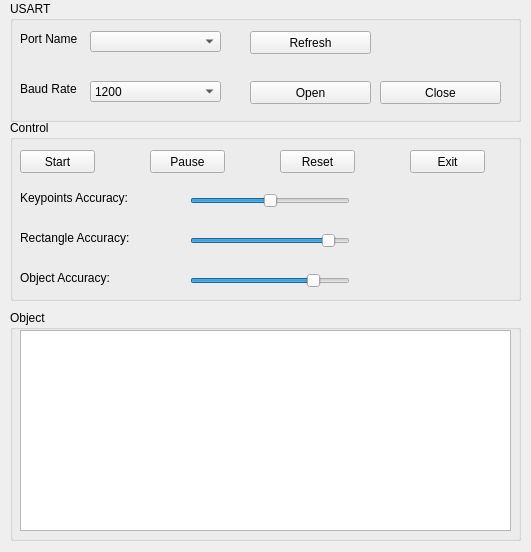
<?xml version="1.0" encoding="UTF-8"?>
<ui version="4.0">
 <class>Form</class>
 <widget class="QWidget" name="Form">
  <property name="geometry">
   <rect>
    <x>0</x>
    <y>0</y>
    <width>531</width>
    <height>552</height>
   </rect>
  </property>
  <property name="windowTitle">
   <string>Object tracking for mobile robot</string>
  </property>
  <widget class="QGroupBox" name="groupBox">
   <property name="geometry">
    <rect>
     <x>10</x>
     <y>310</y>
     <width>511</width>
     <height>231</height>
    </rect>
   </property>
   <property name="title">
    <string>Object</string>
   </property>
   <widget class="QLabel" name="display_angle">
    <property name="geometry">
     <rect>
      <x>108</x>
      <y>74</y>
      <width>47</width>
      <height>16</height>
     </rect>
    </property>
    <property name="text">
     <string/>
    </property>
   </widget>
   <widget class="QLabel" name="display_distance">
    <property name="geometry">
     <rect>
      <x>108</x>
      <y>23</y>
      <width>47</width>
      <height>16</height>
     </rect>
    </property>
    <property name="text">
     <string/>
    </property>
   </widget>
   <widget class="QTextEdit" name="sent_box">
    <property name="geometry">
     <rect>
      <x>10</x>
      <y>20</y>
      <width>491</width>
      <height>201</height>
     </rect>
    </property>
   </widget>
  </widget>
  <widget class="QGroupBox" name="groupBox_2">
   <property name="geometry">
    <rect>
     <x>10</x>
     <y>120</y>
     <width>511</width>
     <height>181</height>
    </rect>
   </property>
   <property name="title">
    <string>Control</string>
   </property>
   <widget class="QPushButton" name="Start">
    <property name="geometry">
     <rect>
      <x>10</x>
      <y>30</y>
      <width>75</width>
      <height>23</height>
     </rect>
    </property>
    <property name="text">
     <string>Start</string>
    </property>
   </widget>
   <widget class="QPushButton" name="Pause">
    <property name="geometry">
     <rect>
      <x>140</x>
      <y>30</y>
      <width>75</width>
      <height>23</height>
     </rect>
    </property>
    <property name="text">
     <string>Pause</string>
    </property>
   </widget>
   <widget class="QPushButton" name="Reset">
    <property name="geometry">
     <rect>
      <x>270</x>
      <y>30</y>
      <width>75</width>
      <height>23</height>
     </rect>
    </property>
    <property name="text">
     <string>Reset</string>
    </property>
   </widget>
   <widget class="QPushButton" name="Exit">
    <property name="geometry">
     <rect>
      <x>400</x>
      <y>30</y>
      <width>75</width>
      <height>23</height>
     </rect>
    </property>
    <property name="text">
     <string>Exit</string>
    </property>
   </widget>
   <widget class="QSlider" name="keypoints_accuracy_slider">
    <property name="geometry">
     <rect>
      <x>180</x>
      <y>70</y>
      <width>160</width>
      <height>22</height>
     </rect>
    </property>
    <property name="maximum">
     <number>100</number>
    </property>
    <property name="value">
     <number>50</number>
    </property>
    <property name="sliderPosition">
     <number>50</number>
    </property>
    <property name="orientation">
     <enum>Qt::Horizontal</enum>
    </property>
   </widget>
   <widget class="QSlider" name="rectangle_accuracy_slider">
    <property name="geometry">
     <rect>
      <x>180</x>
      <y>110</y>
      <width>160</width>
      <height>22</height>
     </rect>
    </property>
    <property name="maximum">
     <number>100</number>
    </property>
    <property name="sliderPosition">
     <number>90</number>
    </property>
    <property name="orientation">
     <enum>Qt::Horizontal</enum>
    </property>
   </widget>
   <widget class="QSlider" name="object_accuracy_slider">
    <property name="geometry">
     <rect>
      <x>180</x>
      <y>150</y>
      <width>160</width>
      <height>22</height>
     </rect>
    </property>
    <property name="maximum">
     <number>100</number>
    </property>
    <property name="singleStep">
     <number>1</number>
    </property>
    <property name="sliderPosition">
     <number>80</number>
    </property>
    <property name="orientation">
     <enum>Qt::Horizontal</enum>
    </property>
   </widget>
   <widget class="QLabel" name="label_6">
    <property name="geometry">
     <rect>
      <x>10</x>
      <y>110</y>
      <width>141</width>
      <height>16</height>
     </rect>
    </property>
    <property name="text">
     <string>Rectangle Accuracy:</string>
    </property>
   </widget>
   <widget class="QLabel" name="label_7">
    <property name="geometry">
     <rect>
      <x>10</x>
      <y>150</y>
      <width>141</width>
      <height>16</height>
     </rect>
    </property>
    <property name="text">
     <string>Object Accuracy:</string>
    </property>
   </widget>
   <widget class="QLabel" name="label_8">
    <property name="geometry">
     <rect>
      <x>10</x>
      <y>70</y>
      <width>141</width>
      <height>16</height>
     </rect>
    </property>
    <property name="text">
     <string>Keypoints Accuracy:</string>
    </property>
   </widget>
  </widget>
  <widget class="QGroupBox" name="groupBox_3">
   <property name="geometry">
    <rect>
     <x>10</x>
     <y>1</y>
     <width>511</width>
     <height>121</height>
    </rect>
   </property>
   <property name="title">
    <string>USART</string>
   </property>
   <widget class="QLabel" name="label_3">
    <property name="geometry">
     <rect>
      <x>10</x>
      <y>80</y>
      <width>61</width>
      <height>16</height>
     </rect>
    </property>
    <property name="text">
     <string>Baud Rate</string>
    </property>
   </widget>
   <widget class="QComboBox" name="portname">
    <property name="geometry">
     <rect>
      <x>80</x>
      <y>30</y>
      <width>131</width>
      <height>21</height>
     </rect>
    </property>
    <property name="editable">
     <bool>false</bool>
    </property>
   </widget>
   <widget class="QComboBox" name="baudrate">
    <property name="geometry">
     <rect>
      <x>80</x>
      <y>80</y>
      <width>131</width>
      <height>21</height>
     </rect>
    </property>
    <property name="currentText">
     <string>1200</string>
    </property>
    <item>
     <property name="text">
      <string>1200</string>
     </property>
    </item>
    <item>
     <property name="text">
      <string>2400</string>
     </property>
    </item>
    <item>
     <property name="text">
      <string>4800</string>
     </property>
    </item>
    <item>
     <property name="text">
      <string>9600</string>
     </property>
    </item>
    <item>
     <property name="text">
      <string>19200</string>
     </property>
    </item>
    <item>
     <property name="text">
      <string>115200</string>
     </property>
    </item>
   </widget>
   <widget class="QLabel" name="label_2">
    <property name="geometry">
     <rect>
      <x>10</x>
      <y>30</y>
      <width>61</width>
      <height>16</height>
     </rect>
    </property>
    <property name="text">
     <string>Port Name</string>
    </property>
   </widget>
   <widget class="QPushButton" name="open_btn">
    <property name="geometry">
     <rect>
      <x>240</x>
      <y>80</y>
      <width>121</width>
      <height>23</height>
     </rect>
    </property>
    <property name="text">
     <string>Open</string>
    </property>
   </widget>
   <widget class="QPushButton" name="refresh_btn">
    <property name="geometry">
     <rect>
      <x>240</x>
      <y>30</y>
      <width>121</width>
      <height>23</height>
     </rect>
    </property>
    <property name="text">
     <string>Refresh</string>
    </property>
   </widget>
   <widget class="QPushButton" name="close_btn">
    <property name="geometry">
     <rect>
      <x>370</x>
      <y>80</y>
      <width>121</width>
      <height>23</height>
     </rect>
    </property>
    <property name="text">
     <string>Close</string>
    </property>
   </widget>
  </widget>
 </widget>
 <resources/>
 <connections/>
</ui>
